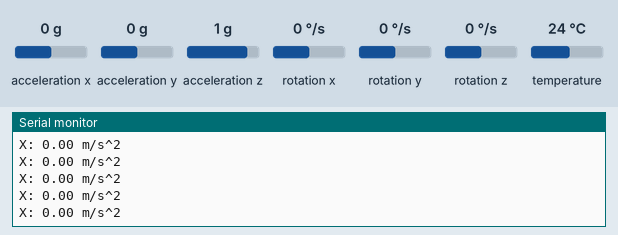
This sketch was run on a simulated Arduino Uno, built with avr-gcc and run on an emulated ATmega328P. On the bench: the last lines printed to the serial monitor. The inputs (shaded band) are chosen by the test bench; at power-on: acceleration x 0 g, acceleration y 0 g, acceleration z 1 g, rotation x 0 °/s, rotation y 0 °/s, rotation z 0 °/s, temperature 24 °C.

Above: at 1.3 s.
1.4 s: acceleration x set to -1.4 g
At 1.43 s:
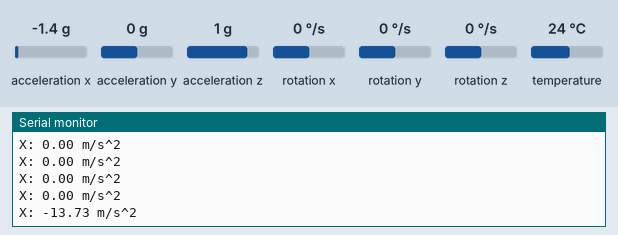
2.9 s: acceleration x set to -0.8 g
At 2.91 s:
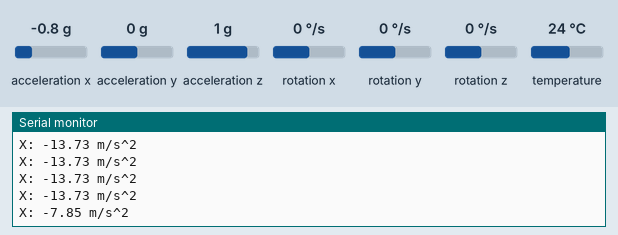
4.4 s: acceleration x set to 1.4 g
At 4.44 s:
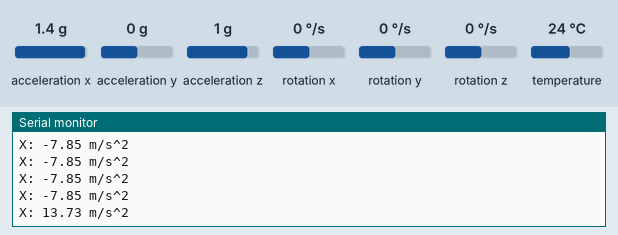
7.4 s: acceleration x set to 0 g
At 7.4 s:
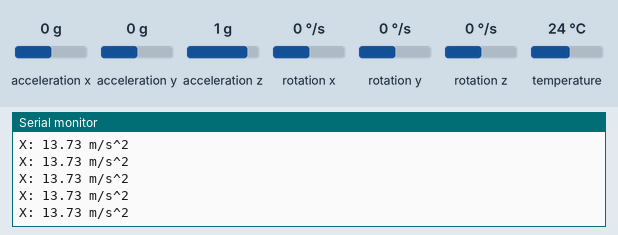
Timing chart, 0 to 10.4 s (numbered marks = the images above; inputs shaded):
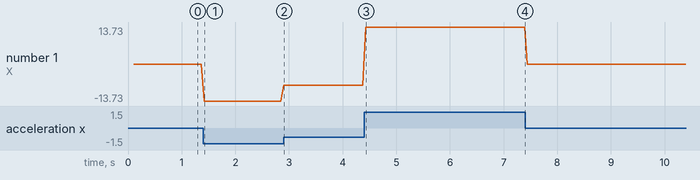

Measured:
- after the input at 1.4 s, the serial monitor: prints a new line at once (image 1)
- after the input at 2.9 s, the serial monitor: prints a new line at once (image 2)
- after the input at 4.4 s, the serial monitor: prints a new line at once (image 3)
- plotted number 1: 0 → -13.73 after the input at 1.4 s, -13.73 → -7.85 after the input at 2.9 s, -7.85 → 13.73 after the input at 4.4 s, 13.73 → 0 after the input at 7.4 s

The sketch:

gyro-x-test.ino
```cpp
#include <Wire.h>
#include <Adafruit_MPU6050.h>
#include <Adafruit_Sensor.h>

Adafruit_MPU6050 mpu;

void setup() {
  Serial.begin(9600);

  // Try to initialize!
  if (!mpu.begin()) {
    Serial.println("Failed to find MPU6050 chip");
  }
  else {
    Serial.println("MPU6050 Found!");
  }


  // set accelerometer range to +-8G
  mpu.setAccelerometerRange(MPU6050_RANGE_8_G);

  // set gyro range to +- 500 deg/s
  mpu.setGyroRange(MPU6050_RANGE_500_DEG);

  // set filter bandwidth to 21 Hz
  mpu.setFilterBandwidth(MPU6050_BAND_21_HZ);

  delay(100);
}

void loop() {
  /* Get new sensor events with the readings */
  sensors_event_t a, g, temp;
  mpu.getEvent(&a, &g, &temp);

  /* Print out the values */
  Serial.print("X: ");
  Serial.print(a.acceleration.x);
  Serial.println(" m/s^2");


  Serial.println("");
  delay(50);
}
```
